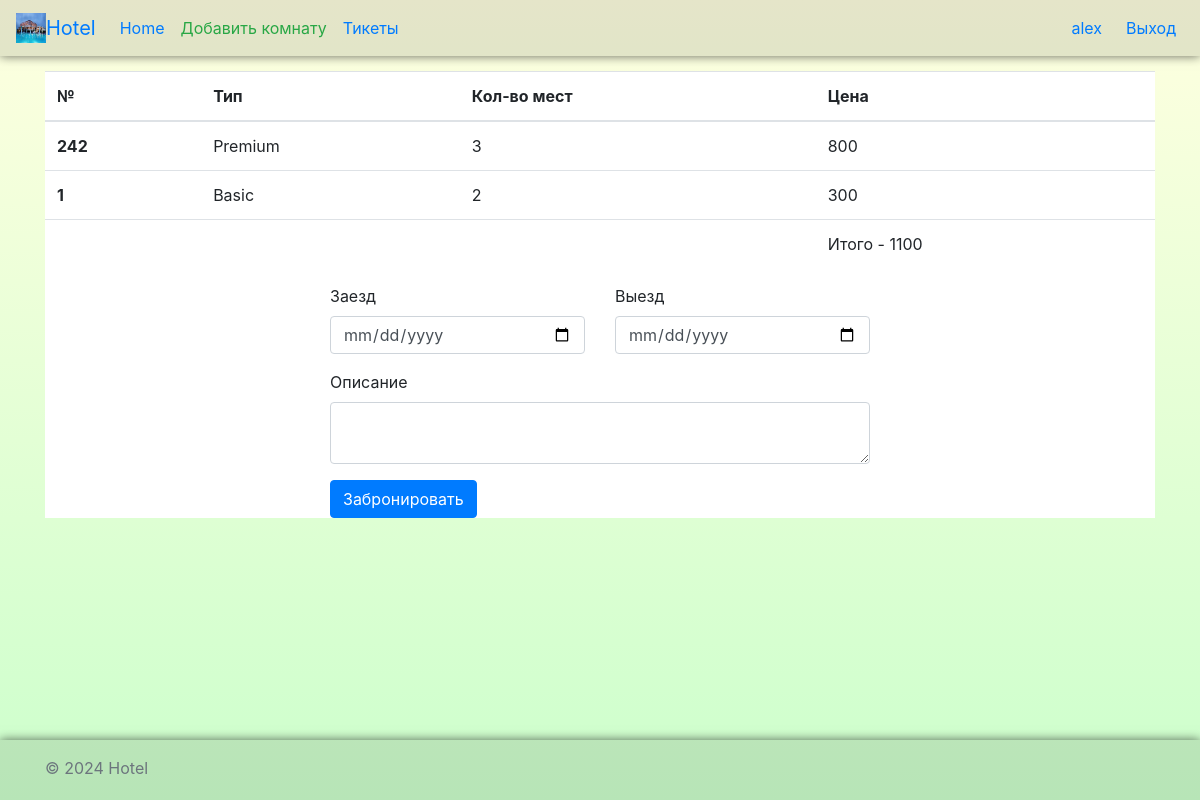
Page /booking/info/ (signed in) on the committed database.
### booking/models.py (models this page shows)
class Basket(models.Model):
    user = models.ForeignKey(User, on_delete=models.CASCADE)
    room = models.ForeignKey(Room, on_delete=models.CASCADE)

### rooms/models.py (models this page shows, shortened)
class Room(models.Model):
    id = models.AutoField(primary_key=True)
    room_type = models.ForeignKey(RoomType, on_delete=models.CASCADE)
    number = models.IntegerField()
    beds = models.IntegerField()
    price = models.IntegerField()
    is_available = models.BooleanField(default=True)
    image = models.ImageField(upload_to='room_images/', null=True, blank=True)
    description = models.TextField(null=True, blank=True)
    is_deleted = models.BooleanField(default=False)

class RoomType(models.Model):
    id = models.AutoField(primary_key=True)
    name = models.CharField(max_length=50)
    description = models.TextField(null=True, blank=True)
    def __str__(self):
        return self.name

### booking/views.py (the view)
# urls.py: path('info/', views.get_basket, name="getBasket"),
def get_basket(request):
    if request.user.is_authenticated:
        user = request.user
        items_on_basket = Basket.objects.filter(user=user)
        sum_items = items_on_basket.aggregate(Sum('room__price'))
        return render(request, 'booking/booking.html', {'items_on_basket': items_on_basket, 'sum_items': sum_items.get('room__price__sum')})
    else:
        return None

### templates/booking/booking.html (shortened to what this page needs)
{% extends 'layout.html' %}
{% block content %}
    <div class="bg-white">
        <table class="table">
            <thead>
            <tr>
                <th scope="col">№</th>
                <th scope="col">Тип</th>
                <th scope="col">Кол-во мест</th>
                <th scope="col">Цена</th>
            </tr>
            </thead>
            <tbody>
            {% for item in items_on_basket %}
                <tr>
                    <th scope="row">{{ item.room.number }}</th>
                    <td>{{ item.room.room_type }}</td>
                    <td>{{ item.room.beds }}</td>
                    <td>{{ item.room.price }}</td>
                </tr>
            {% endfor %}
            </tbody>
            <tfoot>
            <tr>
                <td colspan="3"></td>
                <td>
                    <div style="display: flex; justify-content: flex-start">
                        Итого - {{ sum_items }}
                    </div>
                </td>
            </tr>
            </tfoot>
        </table>
        <div class="mt-3 row mb-3">
            <div class="col-3"></div>
            <div class="col-6">
                <form method="post" action="{% url 'addBooking' %}">
                    <div class="row">
                        <div class="form-group col-6">
                            <label for="check_in">Заезд</label>
                            <input type="date" class="form-control" id="check_in" name="check_in">
                        </div>
                        <div class="form-group col-6">
                            <label for="check_out">Выезд</label>
                            <input type="date" class="form-control" id="check_out" name="check_out">
                        </div>
                    </div>
                    <div class="form-group">
                        <label for="description">Описание</label>
                        <textarea class="form-control" id="description" name="description"></textarea>
                    </div>
                    <button type="submit" class="btn btn-primary">Забронировать</button>
                </form>
            </div>
            <div class="col-3"></div>
        </div>
    </div>
{% endblock %}

### templates/layout.html (shortened to what this page needs)
<!DOCTYPE html>
<html lang="en" style="position: relative; min-height: 100%;">
<head>
    <link href="https://stackpath.bootstrapcdn.com/bootstrap/4.3.1/css/bootstrap.min.css" rel="stylesheet">
</head>
<body style="padding-bottom: 60px;">
<header>
    <nav class="navbar navbar-expand-lg"
         style="background-color: rgba(0, 0, 0, 0.1); box-shadow: 0 0 10px rgba(0, 0, 0, 0.6);">
        <img src="/media/default.jpg" width="30" height="30" alt="">
        <a class="navbar-brand" href="#">Hotel</a>
        <div class="collapse navbar-collapse justify-content-between" id="navbarNav">
            <ul class="navbar-nav">
                <li class="nav-item active">
                    <a class="nav-link" href="{% url 'room_list' %}">Home <span class="sr-only">(current)</span></a>
                </li>
                {% if user.is_authenticated %}
                    <li class="nav-item">
                        <a href="{% url 'room_create' %}" class="nav-link text-success">Добавить комнату</a>
                    </li>
                    <li class="nav-item">
                        <a href="{% url 'feedback_list' %}" class="nav-link">Тикеты</a>
                    </li>
                {% endif %}
            </ul>
            {% if not user.is_authenticated %}
                <ul class="navbar-nav">
                    <li class="nav-item active mr-2">
                        <button type="button" class="btn btn-outline-primary" data-toggle="modal"
                                data-target="#loginModal">
                            Вход
                        </button>
                    </li>
                    <li class="nav-item">
                        <button type="button" class="btn btn-outline-info" data-toggle="modal"
                                data-target="#regModal">
                            Регистрация
                        </button>
                    </li>
                </ul>
            {% else %}
                <ul class="navbar-nav">
                    <li class="nav-item active mr-2">
                        <a class="nav-link" href="#">{{ user.username }}</a>
                    </li>
                    <li class="nav-item">
                        <a class="nav-link" href="{% url 'logout' %}">Выход</a>
                    </li>
                </ul>
            {% endif %}
        </div>
    </nav>
</header>
<main role="main" class="container" style="padding: 15px">
    {% block content %}
    {% endblock %}
</main>
<footer class="footer mt-auto py-3"
        style="position: absolute; bottom: 0; width: 100%; height: 60px; background-color: rgba(0, 0, 0, 0.1); box-shadow: 0 0 10px rgba(0, 0, 0, 0.6)">
    <div class="container">
        <span class="text-muted">© 2024 Hotel</span>
    </div>
</footer>
</body>
</html>

### templates/layout.html (style rules this page uses)
body { background: linear-gradient(to bottom, #ffffe0, #ccffcc); }

### rows in the picture
Basket: room.number "242", room.room_type "Premium", room.beds "3", room.price "800"
Basket: room.number "1", room.room_type "Basic", room.beds "2", room.price "300"

### other values in the picture
{{ user.username }} "alex"
{{ sum_items }} "1100"
